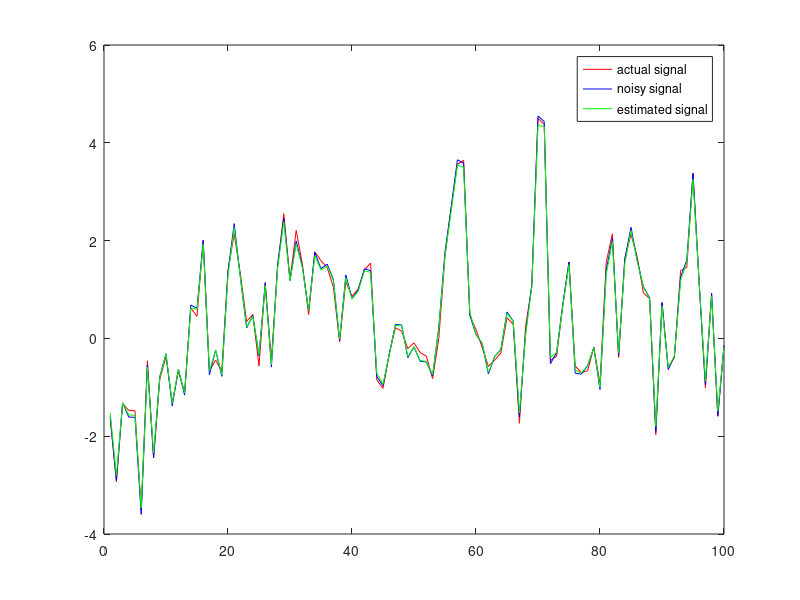

This figure's MATLAB source:
clear all
close all
clc

len = 10^2; % length of the samples
s_mean = 0;
s_var = 1;
s_ini = normrnd(s_mean,sqrt(s_var),1,1); % s[-1]
a = 1/2; 
var_u = 2;

% signal model (Gauss Markov Process)
% s[n] = a*s[n-1]+u[n] 
u = normrnd(0,sqrt(var_u),1,len+2000);
s = filter(1,[1 -a],u,s_ini);
s(1:2000) = []; % ignoring transient samples

% observation model
% x[n]=s[n]+w[n]
var_w = 0.1;
noise = normrnd(0,var_w,1,len);
x=s+noise;

% kalman filter
% initial conditions
ini_s = s_mean;
ini_mse = s_var;
est_s = zeros(1,len);
pred_s = a*ini_s; % prediction
pred_mse = a^2*ini_mse + var_u; % prediction mse
kalman_gain = pred_mse/(var_w+pred_mse); % Kalman gain
est_s(1) = pred_s + kalman_gain*(x(1)-pred_s); % correction
mse = (1-kalman_gain)*pred_mse; % mse

for i1=2:len
    pred_s = a*est_s(i1-1); % prediction
    pred_mse = a^2*mse + var_u; % prediction mse
    kalman_gain = pred_mse/(var_w+pred_mse); % Kalman gain
    est_s(i1) = pred_s + kalman_gain*(x(i1)-pred_s); % correction
    mse = (1-kalman_gain)*pred_mse;% mse
end

plot(s,'r')
hold on
plot(x,'b')
plot(est_s,'g')
legend('actual signal','noisy signal','estimated signal')